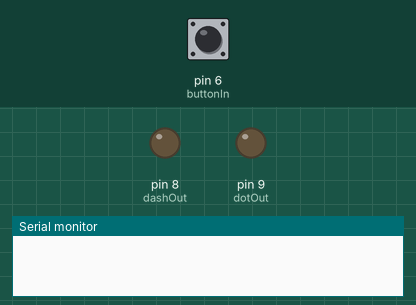
Bench run of a sketch on a simulated Arduino Uno, built with avr-gcc and run on an emulated ATmega328P. Shown: output pins drawn as LEDs (lit = HIGH), the last lines printed to the serial monitor. The test bench sets the inputs (shaded band); at power-on: pin 6 (buttonIn) HIGH.

Above: at 1.2 s.
1.3 s: pin 6 (buttonIn) pulled LOW for 0.15 s
At 1.5 s:
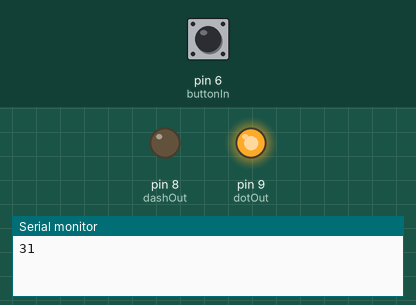
Timing chart, 0 to 4.3 s (numbered marks = the images above; inputs shaded):
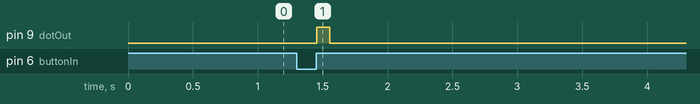

The sketch:

brett.ino
```cpp
// Include libraries
#include <Bounce2.h>
#include <elapsedMillis.h>

// Define pin constants
const int dotOut = 9;
const int dashOut = 8;
const int buttonIn = 6;

// Define time constant
const unsigned long T = 300;

// Debouncer object that handles debouncing of the button
Bounce debouncer = Bounce();

// Timers
elapsedMillis buttonPress;
elapsedMillis pause;

void setup() {
    Serial.begin(9600);
    pinMode(dotOut, OUTPUT);
    pinMode(dashOut, OUTPUT);
    pinMode(buttonIn, INPUT_PULLUP);
    // Configures the debouncer
    debouncer.attach(buttonIn);
    debouncer.interval(5);
}

void loop() {
    debouncer.update();
    if(debouncer.fell()){
        // Button pushed, check how long the last pause was
        if(pause > 3.5*T && pause <6.5*T){
            Serial.print(3);
        } else if( pause > 6.5*T && pause < 9.5*T){
            Serial.print(4);
        } else if (pause > 10*T){
            Serial.print(5);
    }
    // reset timer
        buttonPress = 0;
    } else if(debouncer.rose()) {
        // Button released, check how long is was pressed.
        if(buttonPress < T){
            Serial.print(1);
            flashDot();
        } else if(buttonPress < 3*T) {
            Serial.print(2);
            flashDash();
        }
        // reset timer
        pause = 0;
    }

}

// Helpermethods
void flashDot() {
    digitalWrite(dotOut, HIGH);
    delay(100);
    digitalWrite(dotOut, LOW);
}

void flashDash() {
    digitalWrite(dashOut, HIGH);
    delay(100);
    digitalWrite(dashOut, LOW);
}
```

Measured:
- after the input at 1.3 s, pin 9 (dotOut): LOW → HIGH after 0.15 s, → LOW 0.10 s later
